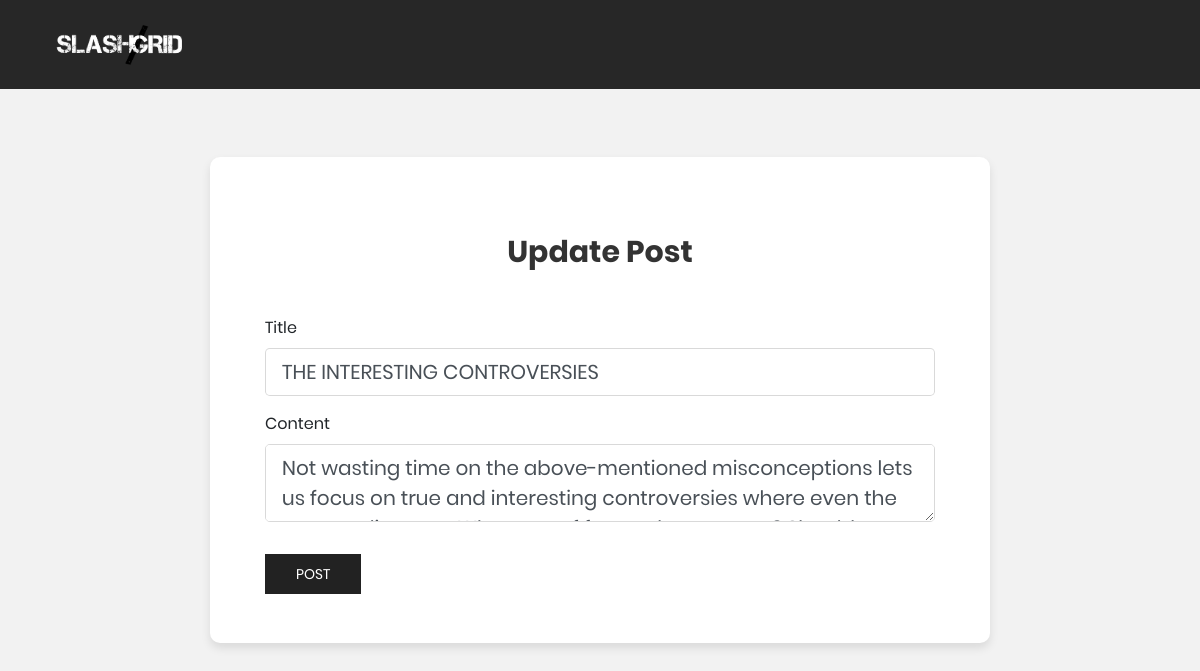
The page /post/9/update (signed in) on the database as committed earlier.
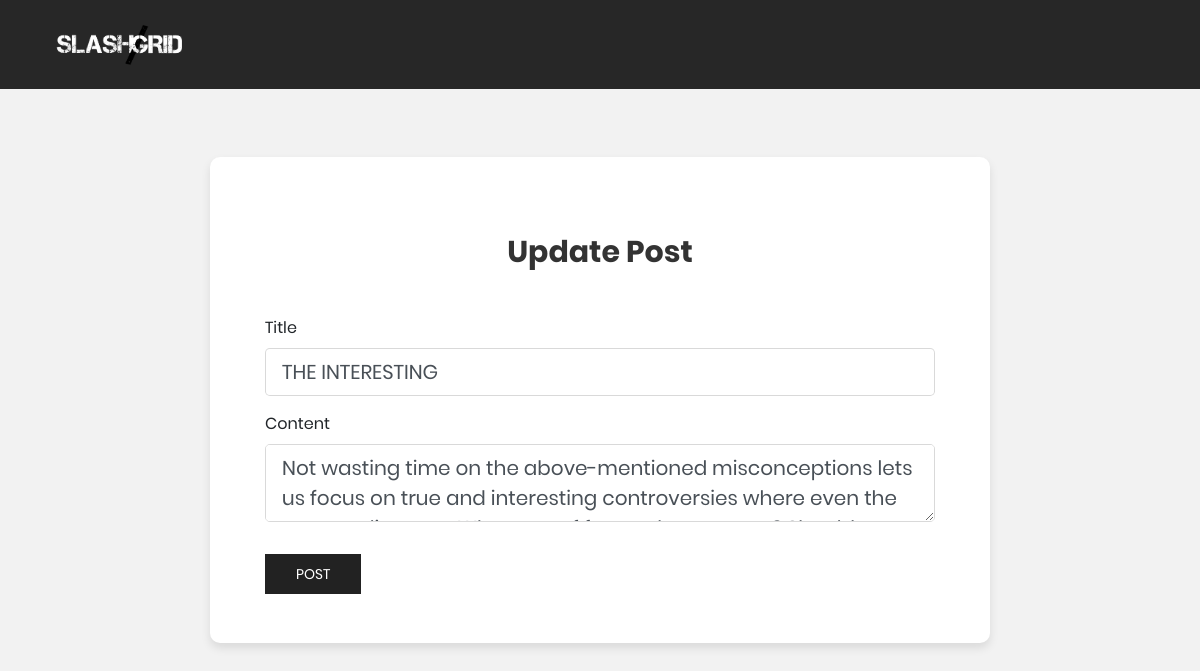
The same page on the database as committed later.
### flaskblog/models.py (models this page shows, shortened)
class Post(db.Model):
    id = db.Column(db.Integer, primary_key=True)
    title = db.Column(db.String(100), nullable=False)
    date_posted = db.Column(db.DateTime, nullable=False, default=datetime.utcnow)
    content = db.Column(db.Text, nullable=False)
    user_id = db.Column(db.Integer, db.ForeignKey('user.id'), nullable=False)
    comment = db.relationship('Comments', backref='post', lazy=True)

### flaskblog/posts/routes.py (the view)
@posts.route("/post/<int:post_id>/update", methods=['GET', 'POST'])
@login_required
def update_post(post_id):
    post = Post.query.get_or_404(post_id)
    if post.author != current_user:
        abort(403)
    form = PostForm()
    if form.validate_on_submit():
        post.title = form.title.data
        post.content = form.content.data
        db.session.commit()
        flash('Your post has been updated!', 'success')
        return redirect(url_for('posts.post', post_id=post.id))
    elif request.method == 'GET':
        form.title.data = post.title
        form.content.data = post.content
    return render_template('create_post.html', title='Update Post',
                           form=form, legend='Update Post')

### flaskblog/posts/forms.py
class PostForm(FlaskForm):
    title = StringField('Title', validators=[DataRequired()])
    content = TextAreaField('Content', validators=[DataRequired()])
    submit = SubmitField('Post')

### flaskblog/models.py (called while the page is built)
@login_manager.user_loader
def load_user(user_id):
    return User.query.get(int(user_id))

### flaskblog/templates/create_post.html (shortened to what this page needs)
<!DOCTYPE html>
<html lang="en">
<head>
	<link rel="stylesheet" type="text/css" href="{{ url_for('static', filename='Login/vendor/bootstrap/css/bootstrap.min.css') }}">
    <link rel="stylesheet" href="{{ url_for('static', filename='uikit-3.1.8/css/uikit.min.css') }}" />
	<link rel="stylesheet" type="text/css" href="{{ url_for('static', filename='Login/css/util.css') }}">
	<link rel="stylesheet" type="text/css" href="{{ url_for('static', filename='Login/css/main.css') }}">
</head>
<body class="">
        <nav class="navbar main-nav text-center fixed-top navbar-expand-lg" style="background:#272727 !important">
                <div class="container">
                    <a class="navbar-brand" href="/"><img src="{{ url_for('static', filename='images/download2.png') }}" alt="logo" width="150" style="padding:10px"></a>
                </div>
        </nav>
	<div class="limiter desk row" >
		<div class="container-login100">
			<div class="wrap-login101 col-lg-8">
				<form class="login100-form validate-form" method="POST" action="" >
					<span class="login100-form-title p-b-26">
{{legend}}					</span>
                    <fieldset class="form-group">
                        <div class="form-group">
                            {{ form.title.label(class="form-control-label") }}
                            {% if form.title.errors %}
                                {{ form.title(class="form-control form-control-lg is-invalid") }}
                                <div class="invalid-feedback">
                                    {% for error in form.title.errors %}
                                        <span>{{ error }}</span>
                                    {% endfor %}
                                </div>
                            {% else %}
                                {{ form.title(class="form-control form-control-lg") }}
                            {% endif %}
                        </div>
                        <div class="form-group">
                            {{ form.content.label(class="form-control-label") }}
                            {% if form.content.errors %}
                                {{ form.content(class="form-control form-control-lg is-invalid") }}
                                <div class="invalid-feedback">
                                    {% for error in form.content.errors %}
                                        <span>{{ error }}</span>
                                    {% endfor %}
                                </div>
                            {% else %}
                                {{ form.content(class="form-control form-control-lg") }}
                            {% endif %}
                        </div>
                    </fieldset>
                    <div class="form-group">
                        {{ form.submit(class="uk-button uk-button-secondary") }}
                    </div>
				</form>
			</div>
		</div>
	</div>
</body>
</html>

Rows that differ between the two databases and show on the page:
changed Post: title "THE INTERESTING CONTROVERSIES" → "THE INTERESTING"
